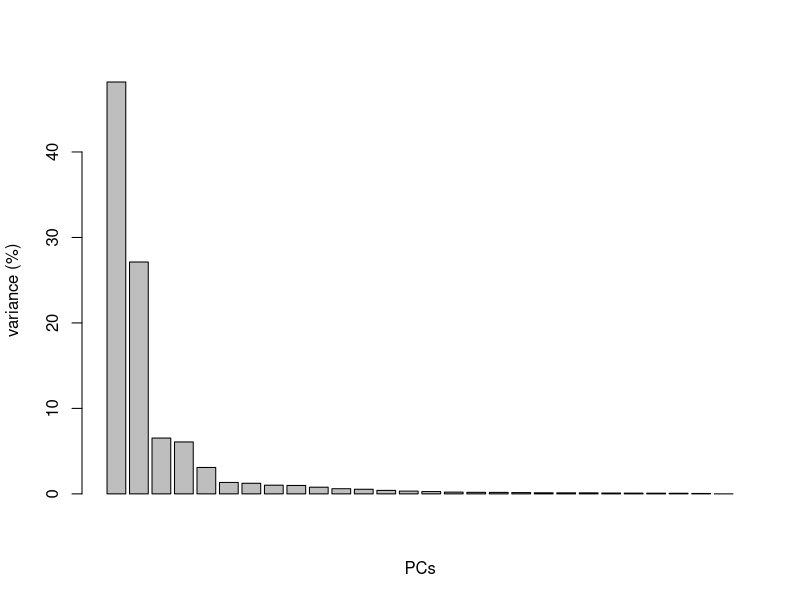
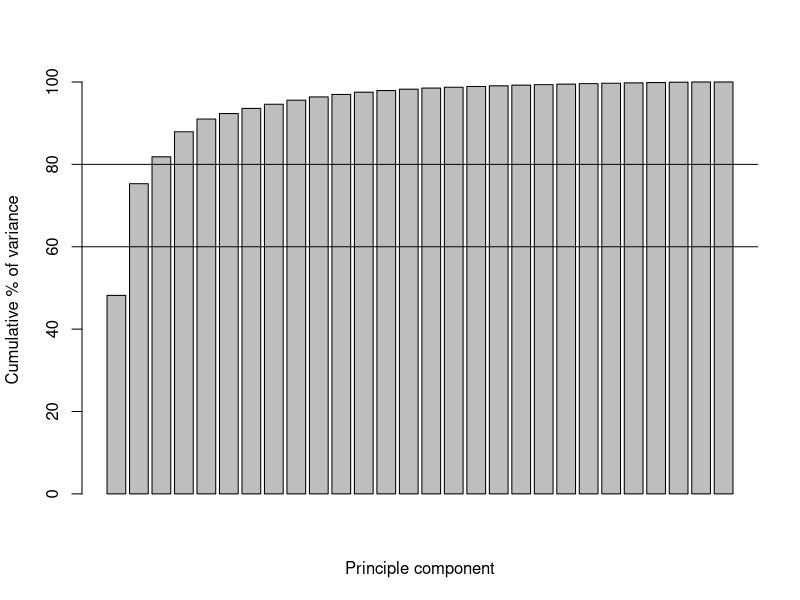
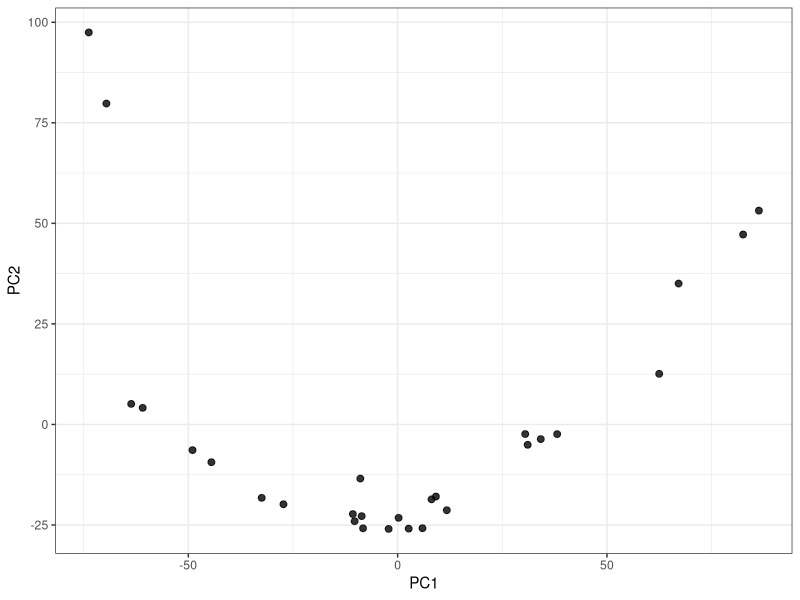
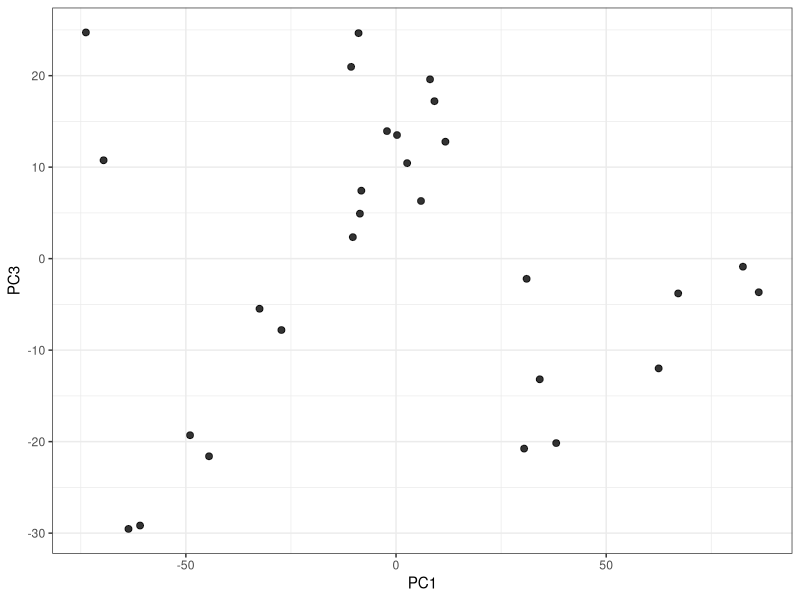
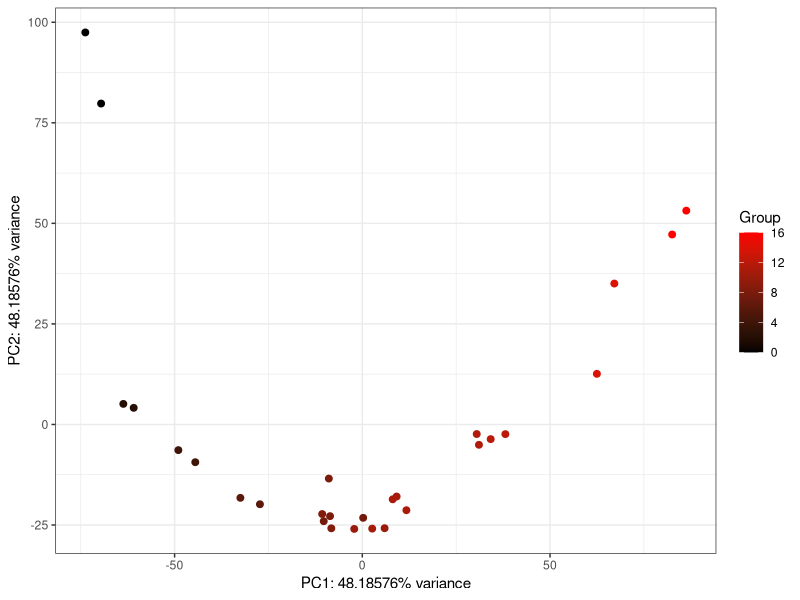

Source code (R) for these figures, in order: (Note: this script raises an error after producing the figures.)
list.files()

#Open the RNA-seq data
data <- read.csv("data.txt", sep="\t", header=T, row.names=1)
head(data)
summary(data)
dim(data)
str(data)


#Read per million normalization
rpm <- 1000000*t(t(data)/colSums(data))
colSums(rpm)

#log normalization

rpm <- log(1+rpm)

#Principal Component Analysis
pc <- prcomp(t(rpm))



#Inspect it
summary(pc)
names(pc)


#We can look at how much variance we explain with each component 
percent_var <- pc$sdev^2/sum(pc$sdev^2)
percent_var <- percent_var*100  #From 0 to 100
barplot(percent_var, xlab="PCs", ylab="variance (%)")
#We observe that the first 2 principal components explain a high percentage of the variance

#Alternatively, we can check it
cum_var <- cumsum(pc$sdev^2/sum(pc$sdev^2))
cum_var <- cum_var*100 #From 0 to 100
barplot(cum_var, xlab="Principle component", ylab="Cumulative % of variance" )

#We can add an horizonal with the threshold on how much variance do we need
abline(h=80)
#For 80% we need 3 PCs
abline(h=60)
#For 60% we need 2 PCs


#the coordinates of the PCA are stored in a variable names x of the pc object
pc$x
head(pc$x)

library(ggplot2)

df <- data.frame(pc$x)

ggplot(aes(x=PC1, y=PC2), data=df)+
  geom_point(size=2, alpha=0.8)+
  theme_bw()

#We can plot other PCs, for example 1 vs 3

ggplot(aes(x=PC1, y=PC3), data=df)+
  geom_point(size=2, alpha=0.8)+
  theme_bw()




colnames(data)
#Add some info about the samples, in this case the day of the experiment
Condition <- c(0,0,2,2,4,4,6,6,7.5,7.5,8,8,8.5,8.5,10,10,10.5,10.5,11,11,11.5,11.5,12,12,14,14,16,16)
#?ggplot

df <- data.frame(pc$x, Group=Condition)

ggplot(data=df, aes(x=PC1, y=PC2, color=Group))+
  geom_point(size=2, alpha=1)+ xlab(paste0("PC1: ",round(percent_var[1],5),"% variance")) +
  ylab(paste0("PC2: ",round(percent_var[1],5),"% variance"))+theme_bw()+
  scale_color_gradient(low="black", high="red")

#Plot a meaningful gene for this dataset
HBB <- rpm["HBB",]

df <-  data.frame(pc$x, GeneExpression=HBB)       

ggplot(data=df, aes(x=PC1, y=PC2, color=Group))+
  geom_point(size=2, alpha=1)+ xlab(paste0("PC1: ",round(percent_var[1],5),"% variance")) +
  ylab(paste0("PC2: ",round(percent_var[1],5),"% variance"))+theme_bw()+
  scale_color_gradient(low="black", high="red")+ggtitle("HBB")

#Another one
HBB <- rpm["SPI1",]

ggplot(data=df, aes(x=PC1, y=PC2, color=Group))+
  geom_point(size=2, alpha=1)+ xlab(paste0("PC1: ",round(percent_var[1],5),"% variance")) +
  ylab(paste0("PC2: ",round(percent_var[1],5),"% variance"))+theme_bw()+
  scale_color_gradient(low="black", high="red")+ggtitle("SPI1")


#Plot the expression of your favorite genes


#Read more about ggplot2
?ggplot


#create a data.frame


time <- 1:24
temperature <- c(10,9,9,8,9,9,9.5,10,9.5,9,12,11.5,12,13,13,13.5,14,14,13,12,11,11,11,10)

df <- data.frame(time, temperature)
head(df)

#ggplot input: data.frame
ggplot(data=df) 

#Inside aesthetics (aes) we include the variables to represent
ggplot(data=df,aes(x=time, y=temperature))

#Next we specify how we plot it
#with points
ggplot(data=df,aes(x=time, y=temperature))+geom_point()

#or with lines
ggplot(data=df,aes(x=time, y=temperature))+geom_line()

#or with bars
ggplot(data=df,aes(x=time, y=temperature))+geom_bar(stat="identity")


#They can be combined

ggplot(data=df,aes(x=time, y=temperature))+geom_bar(stat="identity")+geom_line()

#range

ggplot(data=df,aes(x=time, y=temperature))+geom_bar(stat="identity")+
  geom_line()+xlim(c(6,23))+ylim(0,30)

#Add a title


ggplot(data=df,aes(x=time, y=temperature))+geom_bar(stat="identity")+
  geom_line()+xlim(c(6,23))+ylim(0,30)+ggtitle("18th of July 2021")


#Change the labels

ggplot(data=df,aes(x=time, y=temperature))+geom_bar(stat="identity")+
  geom_line()+xlim(c(6,23))+ylim(0,30)+ggtitle("18th of July 2021")+
  xlab("Time (hours)") + ylab("Temperature (°C)")



#Plot the points and a linear regression between the variables


ggplot(data=df,aes(x=time, y=temperature))+geom_point()+ geom_smooth(method="lm")

#It seems there is no linear relation between time and temperature. What about a non-linear relation?


ggplot(data=df,aes(x=time, y=temperature))+geom_point()+ geom_smooth(method="loess")



#Add Colors

light <- c(rep("night", 7), rep("day", 12),rep("night", 5))

df2 <- data.frame(df, light) 

df2

ggplot(data=df,aes(x=time, y=temperature, col=light))+geom_point()

#Different colors

ggplot(data=df,aes(x=time, y=temperature, col=light))+geom_point()+scale_color_manual(values=c("green", "black"))



#Be careful

ggplot(data=df,aes(x=time, y=temperature, col=light))+geom_line()


#With bars

ggplot(data=df,aes(x=time, y=temperature, col=light))+geom_bar(stat="identity")+
  scale_color_manual(values=c("green", "black"))

#col needs to be replaced with fill

ggplot(data=df,aes(x=time, y=temperature, fill=light))+geom_bar(stat="identity")+
  scale_fill_manual(values=c("green", "black"))



#Size

ggplot(data=df,aes(x=time, y=temperature, col=light, size=light))+geom_point()

ggplot(data=df,aes(x=time, y=temperature, col=light, size=temperature))+geom_point()


#Shape

ggplot(data=df,aes(x=time, y=temperature, col=light, size=light, shape=light))+geom_point()



#Transparency


ggplot(data=df,aes(x=time, y=temperature, col=light, size=light))+geom_point(alpha=0.5)


#Change the theme

ggplot(data=df,aes(x=time, y=temperature, col=light, size=light))+geom_point(alpha=0.5)+theme_bw()


#Save plot

pdf("Myplot.pdf", width=6, height=5)
ggplot(data=df,aes(x=time, y=temperature, col=light, size=light))+geom_point(alpha=0.5)
dev.off()


#Extra: Try to make some meaningful plots with iris or mtcars

data(iris)
iris



data(mtcars)
mtcars




#A reference for PCA, or google Principal Component Analysis R for further reading!

# https://www.youtube.com/watch?v=_UVHneBUBW0
